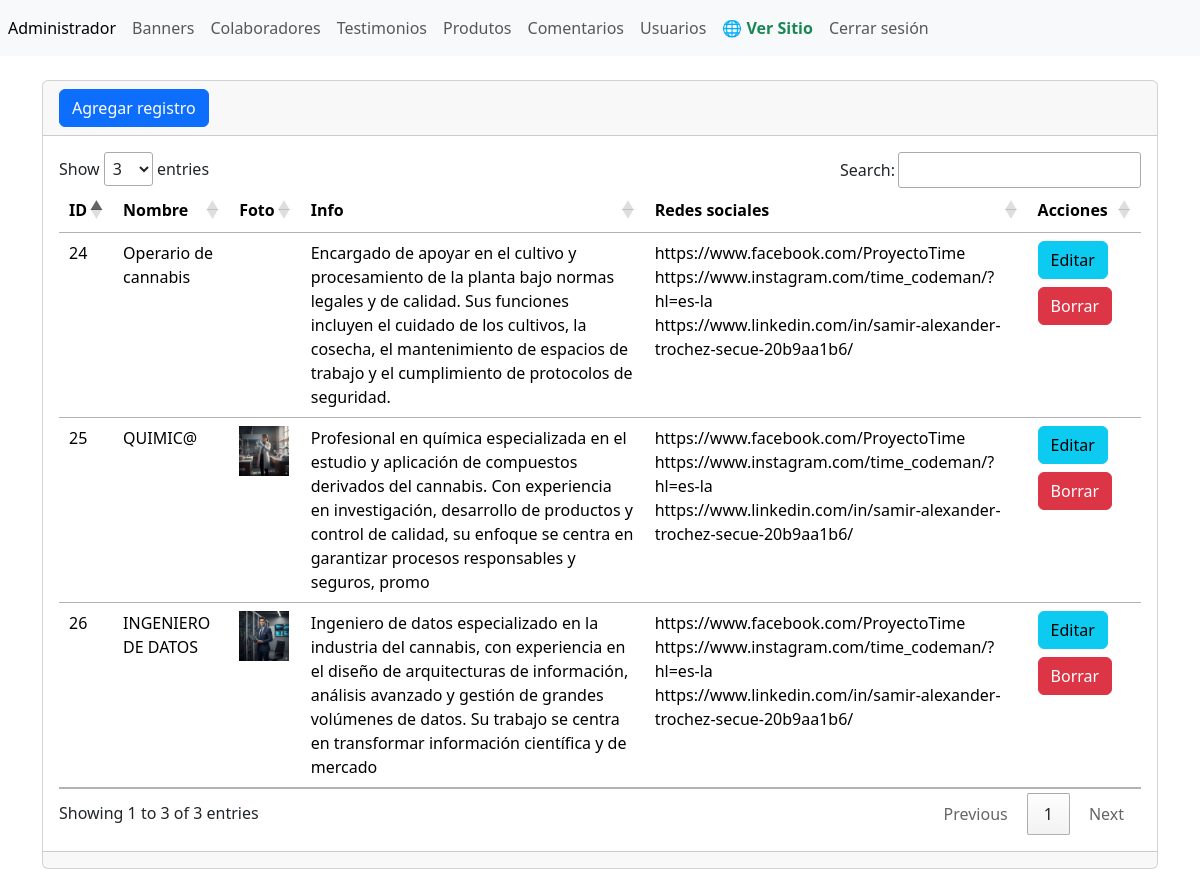
Page /admin/seccion/colaboradores/index.php (signed in) on the committed database.
### tables this page shows
CREATE TABLE `tbl_colaboradores` (
  `ID` int(11) NOT NULL,
  `titulo` varchar(255) NOT NULL,
  `descripcion` varchar(255) NOT NULL,
  `linkfacebook` varchar(255) NOT NULL,
  `linkinstagram` varchar(255) NOT NULL,
  `linklinkedin` varchar(255) NOT NULL,
  `foto` varchar(255) NOT NULL
);

### admin/seccion/colaboradores/index.php (the view, shortened to what this page needs)
<?php
include ("../../bd.php");
$sentencia=$conexion->prepare("SELECT * FROM `tbl_colaboradores`");
$sentencia->execute();
$lista_colaboradores = $sentencia->fetchAll(PDO::FETCH_ASSOC);
include('../../templates/header.php');
?>
<br/>
<div class="card">
    <div class="card-header">
        <a name="" id="" class="btn btn-primary" href="crear.php" role="button">Agregar registro</a>
        </div>
        <div class="card-body">
        <div
            class="table-responsive-sm">
            <table class="table table">
                <thead>
                    <tr>
                        <th scope="col">ID</th>
                        <th scope="col">Nombre</th>
                        <th scope="col">Foto</th>
                        <th scope="col">Info</th>
                        <th scope="col">Redes sociales</th>
                        <th scope="col">Acciones </th>
                    </tr>
                </thead>
                <tbody>
                <?php foreach($lista_colaboradores as $key => $value){ ?>
                    <tr class="">
                        <td scope="row"><?php echo $value["ID"];?></td>
                        <td><?php echo $value["titulo"];?></td>
                        <td>
                            <img src="../../../images/colaboradores/<?php echo $value["foto"];?>" width="50" alt="" srcset="">
                       </td>
                        <td><?php echo $value["descripcion"];?></td>
                        <td>
                            <?php echo $value["linkfacebook"];?><br/>
                            <?php echo $value["linkinstagram"];?><br/>
                            <?php echo $value["linklinkedin"];?>
                        </td>
 <td>
                        <a name="" id="" class="btn btn-info" href="editar.php?txtID=<?php echo $value["ID"];?>" role="button">Editar</a>
                        <a name="" id="" class="btn btn-danger mt-2" href="index.php?txtID=<?php echo $value["ID"];?>" role="button">Borrar</a>
                    </td>
                    </tr>
                <?php } ?>
                </tbody>
            </table>
        </div>
    </div>
    <div class="card-footer text-muted"></div>
</div>
<?php include ("../../templates/footer.php");
?>

### rows in the picture
tbl_colaboradores: ID "24", titulo "Operario de cannabis", descripcion "Encargado de apoyar en el cultivo y procesamiento de la planta bajo normas legales y de calidad. Sus funciones incluyen el cuidado de los cultivos, la cosecha, el mantenimiento de espacios de trabajo y el cumplimiento de protocolos de seguridad.", linkfacebook "https://www.facebook.com/ProyectoTime", linkinstagram "https://www.instagram.com/time_codeman/?hl=es-la", linklinkedin "https://www.linkedin.com/in/samir-alexander-trochez-secue-20b9aa1b6/"
tbl_colaboradores: ID "25", titulo "QUIMIC@", foto (picture), descripcion "Profesional en química especializada en el estudio y aplicación de compuestos derivados del cannabis. Con experiencia en investigación, desarrollo de productos y control de calidad, su enfoque se centra en garantizar procesos responsables y seguros, promo", linkfacebook "https://www.facebook.com/ProyectoTime", linkinstagram "https://www.instagram.com/time_codeman/?hl=es-la", linklinkedin "https://www.linkedin.com/in/samir-alexander-trochez-secue-20b9aa1b6/"
tbl_colaboradores: ID "26", titulo "INGENIERO DE DATOS", foto (picture), descripcion "Ingeniero de datos especializado en la industria del cannabis, con experiencia en el diseño de arquitecturas de información, análisis avanzado y gestión de grandes volúmenes de datos. Su trabajo se centra en transformar información científica y de mercado", linkfacebook "https://www.facebook.com/ProyectoTime", linkinstagram "https://www.instagram.com/time_codeman/?hl=es-la", linklinkedin "https://www.linkedin.com/in/samir-alexander-trochez-secue-20b9aa1b6/"
